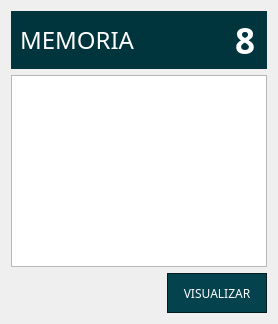
            <widget class="QWidget" name="pageMemoria">
             <layout class="QVBoxLayout" name="verticalLayout_22">
              <item>
               <widget class="QFrame" name="frame_11">
                <property name="sizePolicy">
                 <sizepolicy hsizetype="Preferred" vsizetype="Fixed">
                  <horstretch>1</horstretch>
                  <verstretch>1</verstretch>
                 </sizepolicy>
                </property>
                <property name="minimumSize">
                 <size>
                  <width>0</width>
                  <height>58</height>
                 </size>
                </property>
                <property name="maximumSize">
                 <size>
                  <width>16777215</width>
                  <height>58</height>
                 </size>
                </property>
                <property name="styleSheet">
                 <string notr="true">background-color: rgb(0, 53, 62);</string>
                </property>
                <property name="frameShape">
                 <enum>QFrame::NoFrame</enum>
                </property>
                <property name="frameShadow">
                 <enum>QFrame::Raised</enum>
                </property>
                <layout class="QHBoxLayout" name="horizontalLayout_24">
                 <property name="spacing">
                  <number>20</number>
                 </property>
                 <property name="topMargin">
                  <number>0</number>
                 </property>
                 <property name="rightMargin">
                  <number>11</number>
                 </property>
                 <property name="bottomMargin">
                  <number>0</number>
                 </property>
                 <item>
                  <widget class="QLabel" name="label_6">
                   <property name="font">
                    <font>
                     <family>Asap</family>
                     <pointsize>18</pointsize>
                    </font>
                   </property>
                   <property name="styleSheet">
                    <string notr="true">color: rgb(255, 255, 255);</string>
                   </property>
                   <property name="text">
                    <string>MEMORIA</string>
                   </property>
                  </widget>
                 </item>
                 <item>
                  <layout class="QVBoxLayout" name="verticalLayout_21">
                   <property name="spacing">
                    <number>0</number>
                   </property>
                   <property name="bottomMargin">
                    <number>0</number>
                   </property>
                  </layout>
                 </item>
                 <item>
                  <spacer name="horizontalSpacer_5">
                   <property name="orientation">
                    <enum>Qt::Horizontal</enum>
                   </property>
                   <property name="sizeHint" stdset="0">
                    <size>
                     <width>40</width>
                     <height>20</height>
                    </size>
                   </property>
                  </spacer>
                 </item>
                 <item>
                  <widget class="QLabel" name="labelTotalmemoria">
                   <property name="font">
                    <font>
                     <family>Segoe UI Semibold</family>
                     <pointsize>26</pointsize>
                     <weight>75</weight>
                     <bold>true</bold>
                    </font>
                   </property>
                   <property name="styleSheet">
                    <string notr="true">color: rgb(255, 255, 255);</string>
                   </property>
                   <property name="text">
                    <string>8</string>
                   </property>
                  </widget>
                 </item>
                </layout>
               </widget>
              </item>
              <item>
               <widget class="QTableWidget" name="tableWidgetMemoria"/>
              </item>
              <item>
               <layout class="QHBoxLayout" name="horizontalLayout_27">
                <item>
                 <spacer name="horizontalSpacer_8">
                  <property name="orientation">
                   <enum>Qt::Horizontal</enum>
                  </property>
                  <property name="sizeHint" stdset="0">
                   <size>
                    <width>40</width>
                    <height>20</height>
                   </size>
                  </property>
                 </spacer>
                </item>
                <item>
                 <widget class="QPushButton" name="ButtonMemView">
                  <property name="minimumSize">
                   <size>
                    <width>100</width>
                    <height>40</height>
                   </size>
                  </property>
                  <property name="font">
                   <font>
                    <family>Asap</family>
                    <pointsize>9</pointsize>
                   </font>
                  </property>
                  <property name="styleSheet">
                   <string notr="true">QPushButton{
	background-color: rgb(4, 66, 77);
	color: rgb(255, 255, 255);
	border: 1px solid;
	border-color: rgb(2, 28, 33);
}

QPushButton:hover {
	
	background-color: rgb(5, 75, 88);
}
QPushButton:pressed {
	
	background-color: rgb(2, 38, 45);
}</string>
                  </property>
                  <property name="text">
                   <string>VISUALIZAR</string>
                  </property>
                 </widget>
                </item>
               </layout>
              </item>
             </layout>
            </widget>
